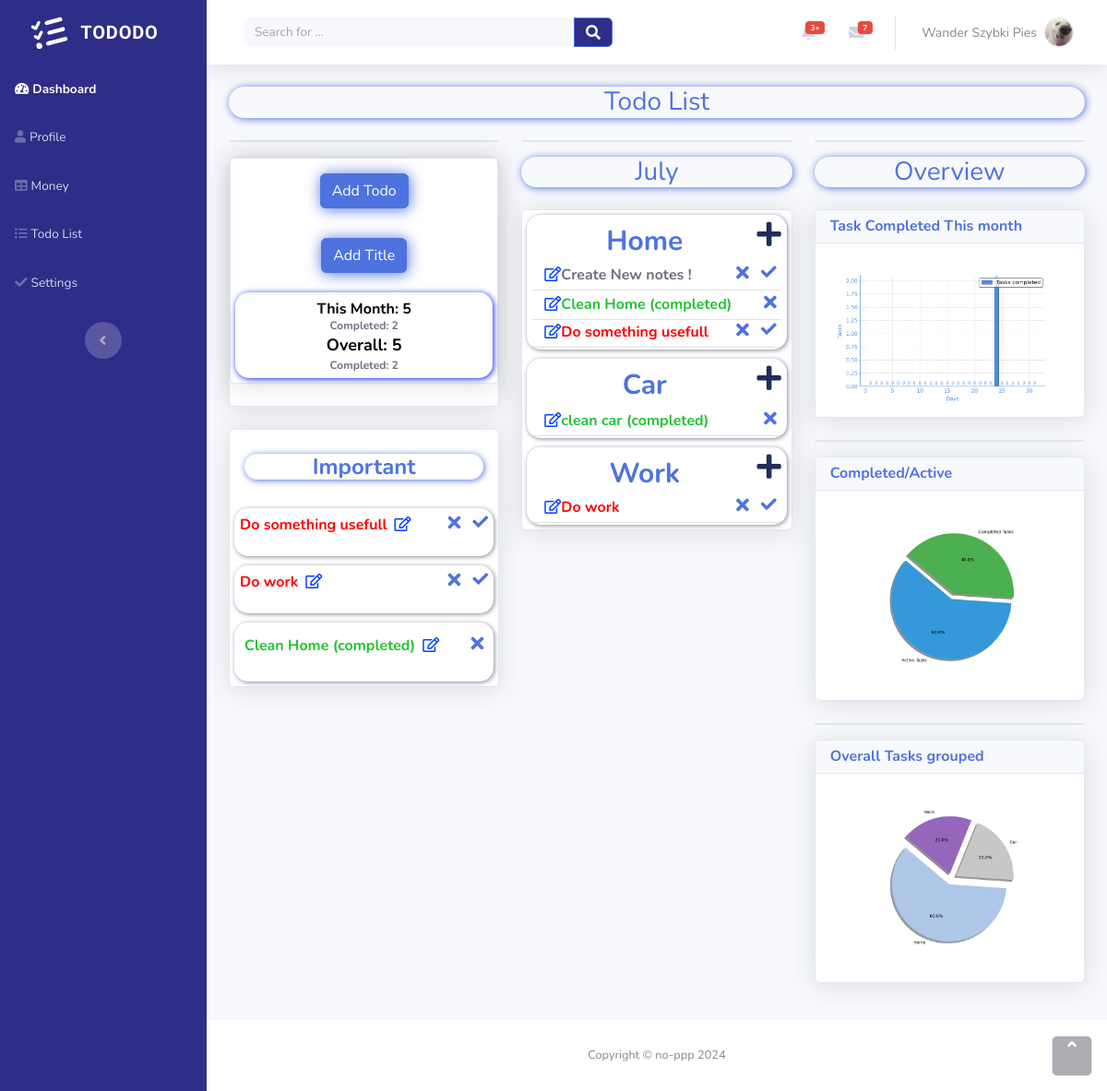
The page /todo_view/8/ (signed in) on the database its author committed.
### todolist/models.py (models this page shows, shortened)
class TodoList(models.Model):
    title = models.ForeignKey(TitleTodo, on_delete=models.CASCADE)
    task = models.CharField(max_length=20)
    important = models.BooleanField(verbose_name='Is it important ?', default=False)
    active = models.BooleanField(verbose_name="Mark if it's uncompleted", default=True)
    user = models.ForeignKey(User, on_delete=models.CASCADE)
    created_at = models.DateTimeField(auto_now=True)
    updated_at = models.DateTimeField(auto_now_add=True)

class TitleTodo(models.Model):
    title = models.CharField(max_length=30)
    user = models.ForeignKey(User, on_delete=models.CASCADE)
    class Meta:
        unique_together = ('title', 'user')
    def __str__(self) -> str:
        return self.title

### todolist/views.py (the view)
# urls.py: path('todo_view/<int:user_id>/', views.todo_view, name='todo_view'),
@login_required()
def todo_view(request, user_id):
    todolist = TodoList.objects.filter(user_id=user_id)
    titles = TitleTodo.objects.filter(todolist__user_id=user_id).distinct()
    title_task_map = {}
    for title in titles:
        task = todolist.filter(title=title)
        title_task_map[title] = task
    month = datetime.now().strftime('%B')
    today = date.today()
    start_of_month = today.replace(day=1)
    end_of_month = today.replace(day=1, month=today.month % 12 + 1) - timedelta(days=1)
    tasks_this_month = todolist.filter(created_at__gte=start_of_month, created_at__lte=end_of_month)
    tasks_this_month_count = tasks_this_month.count()
    tasks_completed_this_month = todolist.filter(created_at__gte=start_of_month, created_at__lte=end_of_month, active=False)
    tasks_completed_this_month_count = tasks_completed_this_month.count()
    overall_tasks = todolist.count()
    overall_tasks_completed = todolist.filter(active= False).count()
    important_tasks = todolist.filter(important=True)
    '''matplotlib'''
    num_days = calendar.monthrange(today.year, today.month)[1]
    task_count = []
    for day in range(1, num_days +1):
        start_of_day = datetime(today.year, today.month, day, 0, 0, 0, tzinfo=timezone.utc)
        end_of_day = datetime(today.year, today.month, day, 23, 59, 59, tzinfo=timezone.utc)
        active_changes = todolist.filter(
            active=False,
            updated_at__gte = start_of_day,
            updated_at__lte = end_of_day,
        ).count()
        task_count.append(active_changes)
    plot_path = generate_plot(range(1,num_days+1),
                               task_count,
                                 'Tasks completed',
                                 '',
                                 'Days','Tasks')
    active = todolist.filter(active=True).count()
    not_active = todolist.filter(active=False).count()
    plot_path_pie = generate_pie(active, not_active)
    title_task_count = []
    for title in titles:
        count = todolist.filter(title=title).count()
        title_task_count.append(count)
    plot_path_pie_task = generate_pie_task(title_task_count, titles)
    context = {
        'title_task_map' : title_task_map,
        'month' : month,
        'todolist' : todolist,
        'tasks_this_month' : tasks_this_month,
        'tasks_this_month_count' : tasks_this_month_count,
        'tasks_completed_this_month' : tasks_completed_this_month,
        'tasks_completed_this_month_count' : tasks_completed_this_month_count,
        'overall_tasks' : overall_tasks,
        'overall_tasks_completed' : overall_tasks_completed,
        'important_tasks' : important_tasks,
        'titles' : titles,
        'plot_path' : plot_path,
        'plot_path_pie' : plot_path_pie,
        'plot_path_pie_task' : plot_path_pie_task,
    }
    return render(request,'todo_view.html', context)

### templates/todo_view.html (shortened to what this page needs)
{% extends "main.html" %}
{% load static %}
{% block content %}
                <div class="container-fluid">
                    <h3 class="text-primary mb-4" style="text-align: center;box-shadow: 1px 1px 9px;border-radius: 18px;">Todo List</h3>
                    <div class="row mb-3">
                        <div class="col-lg-4">
                            <div class="card mb-3"></div>
                            <div class="card shadow mb-4">
                                <div class="card shadow mb-4">
                                    <div class="card-body d-flex justify-content-center"><a href="{% url 'todolist:add_todo_with_title' user_id=user_id %}" class="btn btn-primary pulse animated" type="button" style="text-align: left;box-shadow: 1px 1px 16px var(--bs-btn-border-color);">Add Todo</a></div>
                                    <div class="card-body d-flex justify-content-center"><a href="{% url 'todolist:add_title_todo' user_id=user_id %}" class="btn btn-primary pulse animated" type="button" style="text-align: left;box-shadow: 1px 1px 16px var(--bs-btn-border-color);">Add Title</a></div>
                                    <div style="padding: 5px;margin: 5px;background: rgba(133,135,150,0);border: 1px solid rgba(133,135,150,0);border-radius: 15px;box-shadow: 1px 1px 6px rgb(0,30,255);">
                                        <p class="align-items-center align-content-center" style="color: var(--bs-emphasis-color);font-weight: bold;font-size: 16px;margin-bottom: -3px;text-align: center;">This Month: {{ tasks_this_month_count }}</p>
                                        <p class="align-items-center align-content-center" style="color: var(--bs-light-text-emphasis);font-weight: bold;font-size: 12px;text-align: center;margin-bottom: -1px;">Completed: {{ tasks_completed_this_month_count }}</p>
                                        <p class="align-items-center align-content-center" style="color: var(--bs-emphasis-color);font-weight: bold;font-size: 18px;text-align: center;margin-bottom: -1px;">Overall: {{ overall_tasks }}</p>
                                        <p class="align-items-center align-content-center" style="color: var(--bs-light-text-emphasis);font-weight: bold;font-size: 12px;text-align: center;margin-bottom: -1px;">Completed: {{ overall_tasks_completed }}<br><a href="#" style="text-decoration: none;"></a></p>
                                    </div>
                                </div>
                            </div>
                            <div class="card shadow mb-4">
                                <div class="card-body">
                                    <div class="text-primary" style="background: var(--bs-body-bg);border-radius: 14px;box-shadow: 1px 1px 7px var(--bs-link-color);">
                                        <h4 class="fw-bold text-primary" data-aos="zoom-in-left" data-aos-duration="300" data-aos-delay="250" style="color: rgb(133,135,150);border-radius: 14px;margin: 10px;text-align: center;font-family: Nunito, sans-serif;">Important</h4>
                                    </div>
                                </div>
                                {% for important_task in important_tasks|dictsortreversed:"active" %}
                                {% if not important_task.active %}
                                <div data-aos="zoom-in-left" data-aos-duration="350" data-aos-delay="550" style="padding: 5px;margin: 5px;background: rgba(133,135,150,0);border: 1px solid rgba(133,135,150,0);border-radius: 15px;box-shadow: 1px 1px 5px;">
                                    <p class="align-items-center align-content-center" style="color: #22c232;font-weight: bold;font-size: 16px;margin-bottom: 0px;margin-top: 2px;padding: 5px;">{{ important_task.task }} (completed)<a href="{% url 'todolist:delete_task' user_id=user_id todolist_id=important_task.id %}" style="text-decoration: none;"></a><a href={% url 'todolist:delete_task' user_id=user_id todolist_id=important_task.id %} style="text-decoration: none;"><i class="fas fa-times float-end" style="font-size: 20px;"></i></a><a href={% url 'todolist:edit_task' user_id=user_id todolist_id=important_task.id %}><i class="far fa-edit" style="margin-left: 8px;color: rgb(0,65,255);"></i></a></p></p>
                                </div>
                                {% else %}
                                <div data-aos="zoom-in-left" data-aos-duration="350" data-aos-delay="550" style="padding: 5px;margin: 5px;background: rgba(133,135,150,0);border: 1px solid rgba(133,135,150,0);border-radius: 15px;box-shadow: 1px 1px 5px;">
                                    <p class="align-items-center align-content-center" style="color: #ff0000;font-weight: bold;font-size: 16px;">{{important_task.task}}<a class="float-end" href="{% url 'todolist:set_completed' user_id=user_id todolist_id=important_task.id %}" style="text-decoration: none;"><i class="fas fa-check" style="font-size: 17px;margin-left: 13px;"></i></a><a href={% url 'todolist:delete_task' user_id=user_id todolist_id=important_task.id %} style="text-decoration: none;"><i class="fas fa-times float-end" style="font-size: 20px;"></i></a><a href={% url 'todolist:edit_task' user_id=user_id todolist_id=important_task.id %}><i class="far fa-edit" style="margin-left: 8px;color: rgb(0,65,255);"></i></a></p>
                                </div>
                                {% endif %}
                                {% endfor %}
                            </div>
                        </div>
                        <div class="col-lg-8 col-xl-4 col-xxl-4">
                            <div class="card mb-3"></div>
                            <h3 class="text-primary mb-4" style="text-align: center;box-shadow: 1px 1px 9px;border-radius: 18px;">{{month}}</h3>
                            <div class="card shadow mb-4">
                                {% for title, tasks in title_task_map.items %}
                                <div style="padding: 5px;margin: 5px;background: rgba(133,135,150,0);border: 1px solid rgba(133,135,150,0);border-radius: 15px;box-shadow: 1px 1px 5px;">
                                    <p class="text-primary align-items-center align-content-center" style="color: var(--bs-secondary-text-emphasis);font-weight: bold;font-size: 30px;margin-bottom: -3px;text-align: center;">{{ title.title }}<a class="float-end" href="{% url 'todolist:edit_current_task' user_id=user_id title_id=title.id%}"><i class="fas fa-plus text-primary-emphasis" data-aos="fade-down" data-aos-duration="200" data-aos-delay="200" style="color: #000000;"></i></a></p>
                                    {% for task in tasks %}
                                {% if not task.active %}
                                    <p class="align-items-center align-content-center" style="color: #22c232;font-weight: bold;font-size: 16px;margin-bottom: 0px;margin-top: 2px;padding: 5px;"><a href="{% url 'todolist:edit_task' user_id=user_id todolist_id=task.id%}"><i class="far fa-edit" style="margin-left: 8px;color: rgb(0,65,255);"></a></i>{{task.task}} (completed)<a href="{% url 'todolist:delete_task' user_id=user_id todolist_id=task.id %}" style="text-decoration: none;"><i class="fas fa-times float-end" style="font-size: 20px;"></i></a></p>
                                    <hr style="margin-top: -1px;margin-bottom: -4px;">
                                {% elif not task.important %}
                                    <p class="align-items-center align-content-center" data-aos="fade" data-aos-duration="100" data-aos-delay="100" style="color: var(--bs-dark-text-emphasis);font-weight: bold;font-size: 16px;margin-bottom: 0px;padding: 5px;"><a href="{% url 'todolist:edit_task' user_id=user_id todolist_id=task.id%}"><i class="far fa-edit" style="margin-left: 8px;color: rgb(0,65,255);"></a></i>{{ task.task }}<a class="float-end" href="{% url 'todolist:set_completed' user_id=user_id todolist_id=task.id %}" style="text-decoration: none;"><i class="fas fa-check" style="font-size: 17px;margin-left: 13px;"></i></a><a href="{% url 'todolist:delete_task' user_id=user_id todolist_id=task.id %}" style="text-decoration: none;"><i class="fas fa-times float-end" style="font-size: 20px;"></i></a></p>
                                    <hr style="margin-top: -1px;margin-bottom: -4px;">
                                {% else %}
                                    <p class="align-items-center align-content-center" data-aos="fade" data-aos-duration="100" data-aos-delay="100" style="color: #ff0000;font-weight: bold;font-size: 16px;margin-bottom: 0px;padding: 5px;"><a href=""><i class="far fa-edit" style="margin-left: 8px;color: rgb(0,65,255);"></a></i>{{task.task}}<a class="float-end" href="{% url 'todolist:set_completed' user_id=user_id todolist_id=task.id %}" style="text-decoration: none;"><i class="fas fa-check" style="font-size: 17px;margin-left: 13px;"></i></a><a href="{% url 'todolist:delete_task' user_id=user_id todolist_id=task.id %}" style="text-decoration: none;"><i class="fas fa-times float-end" style="font-size: 20px;"></i></a></p>
                                    <hr style="margin-top: -1px;margin-bottom: -4px;">
                                {% endif %}
                                {% endfor %}
                                </div>
                                {% endfor %}
                            </div>
                        </div>
                        <div class="col-lg-8 col-xl-4 col-xxl-4">
                            <div class="card mb-3"></div>
                            <h3 class="text-primary mb-4" style="text-align: center;box-shadow: 1px 1px 9px;border-radius: 18px;">Overview</h3>
                            <div class="card shadow mb-4">
                                <div class="card-header d-flex">
                                        <h6 class="text-primary fw-bold m-0">Task Completed This month</h6>
                                </div>
                                <div class="card-body">
                                    <img alt="Wykres" style="max-width: 100%; height: auto;"> </img>
                                </div>
                            </div>
                            <div class="card mb-3"></div>
                            <div class="card shadow mb-4">
                                <div class="card-header d-flex">
                                        <h6 class="text-primary fw-bold m-0">Completed/Active</h6>
                                </div>
                                <div class="card-body">
                                    <img style="max-width: 100%; height: auto;"> </img>
                                </div>
                            </div>
                            <div class="card mb-3"></div>
                            <div class="card shadow mb-4">
                                <div class="card-header d-flex">
                                        <h6 class="text-primary fw-bold m-0">Overall Tasks grouped</h6>
                                </div>
                                <div class="card-body">
                                    <img alt="Wykres" style="max-width: 100%; height: auto;"> </img>
                                </div>
                            </div>
                        </div>
                    </div>
                </div>
            </div>
            <footer class="bg-white sticky-footer">
                <div class="container my-auto">
                    <div class="text-center my-auto copyright"><span>Copyright © no-ppp 2024</span></div>
                </div>
            </footer>
        </div><a class="border rounded d-inline scroll-to-top" href="#page-top"><i class="fas fa-angle-up"></i></a>
    </div>
</body>
{% endblock %}

### rows shown on the page
TodoList: task "Do something usefull"
TodoList: task "Do work"
TodoList: task "Clean Home"
TitleTodo: title "Home"
TodoList: task "Create New notes !"
TitleTodo: title "Car"
TodoList: task "clean car"
TitleTodo: title "Work"

### other values the page prints
{{ tasks_this_month_count }} "5"
{{ tasks_completed_this_month_count }} "2"
{{ overall_tasks }} "5"
{{ overall_tasks_completed }} "2"
